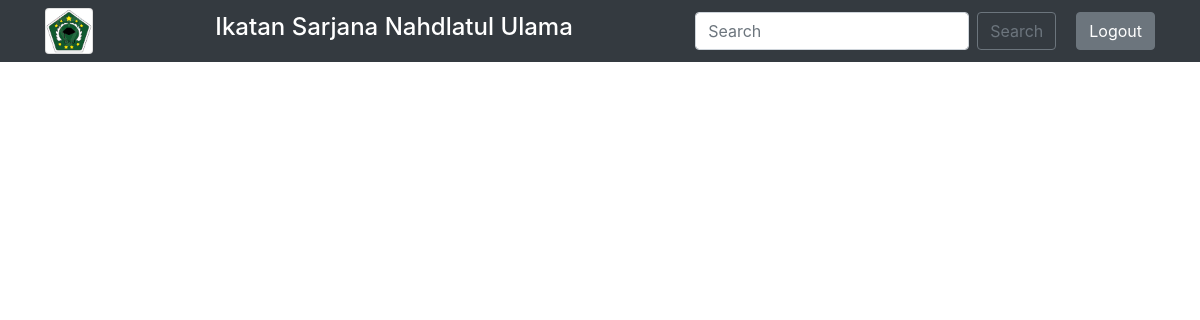
/admin/edit-anggota.php?id=2, run on an earlier commit of the app's database.
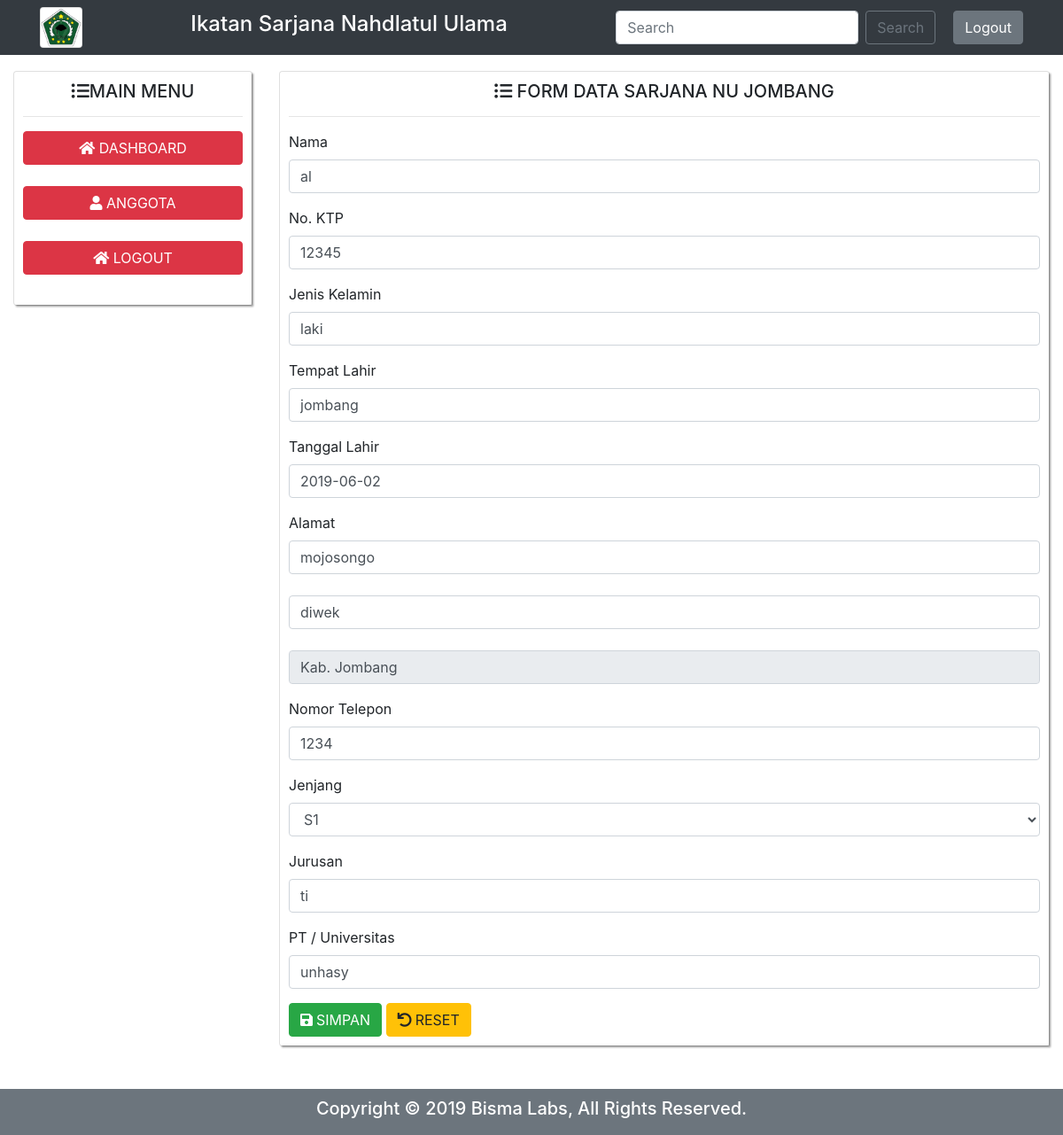
And on a later commit of the database.
### tables this page shows
CREATE TABLE `anggota` (
  `id` int(11) NOT NULL,
  `id_user` int(11) NOT NULL,
  `nama` varchar(50) DEFAULT NULL,
  `no_ktp` varchar(50) DEFAULT NULL,
  `jenis_kelamin` varchar(50) DEFAULT NULL,
  `tempat_lahir` varchar(50) DEFAULT NULL,
  `tgl_lahir` date DEFAULT NULL,
  `dusun_desa` varchar(50) DEFAULT NULL,
  `kecamatan` varchar(50) DEFAULT NULL,
  `kota` varchar(50) DEFAULT NULL,
  `no_telepon` varchar(50) DEFAULT NULL,
  `jenjang` varchar(50) DEFAULT NULL,
  `jurusan` varchar(50) DEFAULT NULL,
  `pt_univ` varchar(50) DEFAULT NULL
);

### admin/edit-anggota.php (the view, shortened to what this page needs)
<?php
	include ('../config/koneksi.php');
	include ('part/header.php');
	include ('part/navbar.php');
	$id 		= $_GET['id'];
	$qCek		= mysqli_query($connect,"SELECT * FROM anggota WHERE id='$id'");
	while($row 	= mysqli_fetch_array($qCek)){
?>
	<div class="container-fluid" style="margin-top: 80px">
		<div class="row">
			<?php
				include ('part/sidebar.php');
			?>
			<div class="col-md-9">
				<div class="card">
					<div class="card-body">
						<h5 class="card-title text-center"><i class="fa fa-list-ul"></i> FORM DATA SARJANA NU JOMBANG</h5>
						<hr>
						<form method="post" action="update-anggota.php">
							<div class="form-group">
								<label>Nama</label>
								<input type="text" name="fnama" class="form-control" value="<?php echo $row['nama']; ?>">
							</div>
							<div class="form-group">
								<label>No. KTP</label>
								<input type="text" name="fno_ktp" maxlength="16" onkeypress="return hanyaAngka(event)" class="form-control" value="<?php echo $row['no_ktp']; ?>">
							</div>
							<div class="form-group">
								<label>Jenis Kelamin</label>
								<input type="text" name="fjenis_kelamin" class="form-control" value="<?php echo $row['jenis_kelamin']; ?>">
							</div>
							<div class="form-group">
								<label>Tempat Lahir</label>
								<input type="text" name="ftempat_lahir" class="form-control" value="<?php echo $row['tempat_lahir']; ?>">
							</div>
							<div class="form-group">
								<label>Tanggal Lahir</label>
								<input type="text" name="ftgl_lahir" class="form-control" value="<?php echo $row['tgl_lahir']; ?>">
							</div>
							<div class="form-group">
								<label>Alamat</label>
								<input type="text" name="fdusun_desa" class="form-control" value="<?php echo $row['dusun_desa']; ?>">
								<br>
								<input type="text" name="fkecamatan" class="form-control" value="<?php echo $row['kecamatan']; ?>">
								<br>
								<input type="text" name="fkota" class="form-control" value="Kab. Jombang" readonly>
							</div>
							<div class="form-group">
								<label>Nomor Telepon</label>
								<input type="text" name="fno_telepon" class="form-control" value="<?php echo $row['no_telepon']; ?>">
							</div>
							<div class="form-group">
								<label>Jenjang</label>
								<select type="text" name="fjenjang" class="form-control" value="<?php echo $row['jenjang']; ?>">
									<option>S1</option>
								</select>
							</div>
							<div class="form-group">
								<label>Jurusan</label>
								<input type="text" name="fjurusan" class="form-control" value="<?php echo $row['jurusan']; ?>">
							</div>
							<div class="form-group">
								<label>PT / Universitas</label>
								<input type="text" name="fpt_univ" class="form-control" value="<?php echo $row['pt_univ']; ?>">
							</div>
							<button type="submit" class="btn btn-success" id="button1"><i class="fa fa-save mr-sm-1"></i>SIMPAN</button>
							<button type="reset" class="btn btn-warning"><i class="fas fa-undo mr-sm-1"></i>RESET</button>
						</form>
					</div>
				</div>
			</div>
		</div>
	</div>
<?php
	include ('part/footer.php');
	}
?>

### admin/part/sidebar.php
<div class="col-md-3">
	<div class="card">
		<div class="card-body">
			<h5 class="card-title text-center"><i class="fa fa-list-ul"></i>MAIN MENU</h5>
			<hr>
			<ul class="list-group">
				<li class="list btn btn-danger text-center" type="button" ><i class="fa fa-home"></i>
					DASHBOARD
				</li><br>
			</ul>
			<ul class="list-group">
				<li class="list btn btn-danger text-center" type="button" ><i class="fa fa-user"></i>
				ANGGOTA
				</li><br>
			</ul>
			<ul class="list-group">
				<li class="list btn btn-danger text-center" type="button" ><i class="fa fa-home"></i>
				LOGOUT
				</li><br>
			</ul>
		</div>
	</div>
</div>

### admin/part/footer.php
	<div class="footer bg-secondary text-center mt-5" style="color: white">
		<div class="card-body">
		<h5>Copyright © 2019 Bisma Labs, All Rights Reserved.</h5>
  	</div>
</body>
</html>

What changed in the data, as far as the page shows it:
added anggota: fnama "al", fno_ktp "12345", fjenis_kelamin "laki", ftempat_lahir "jombang", ftgl_lahir "2019-06-02", fdusun_desa "mojosongo", fkecamatan "diwek", fno_telepon "1234", fjenjang "S1", fjurusan "ti", fpt_univ "unhasy"
